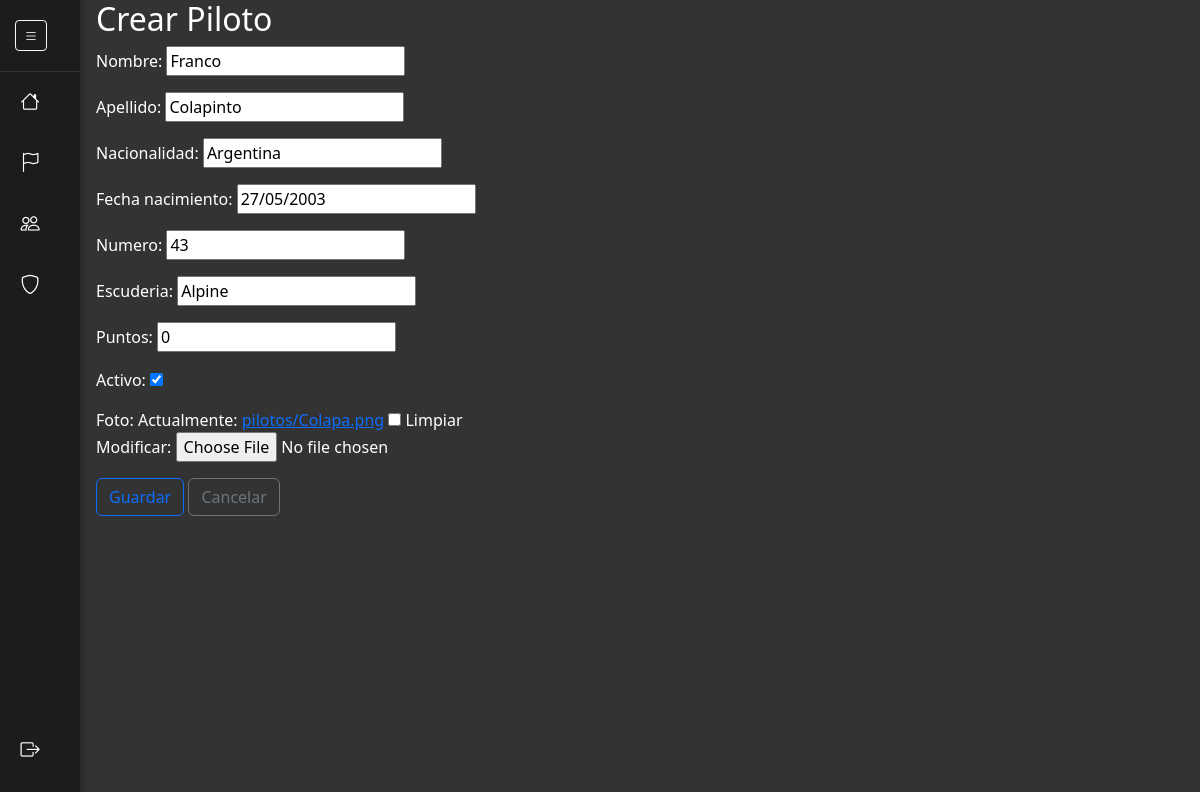
Page /pilotos/update/1/ (signed in) on the committed database.
### pilotos/models.py (models this page shows, shortened)
class Piloto(models.Model):
    nombre = models.CharField(max_length=100)
    apellido = models.CharField(max_length=100)
    nacionalidad = models.CharField(max_length=50)
    fecha_nacimiento = models.DateField()
    numero = models.PositiveIntegerField(unique=True)
    escuderia = models.CharField(max_length=100, blank=True, null=True)
    puntos = models.IntegerField(default=0)
    activo = models.BooleanField(default=True)
    creado = models.DateTimeField(auto_now_add=True)
    actualizado = models.DateTimeField(auto_now=True)
    foto = models.ImageField(upload_to='pilotos/', blank=True, null=True)
    class Meta:
        ordering = ['apellido', 'nombre']

### pilotos/views.py (the view)
# urls.py: path('update/<int:pk>/', PilotoUpdateView.as_view(), name='piloto_update'),
class PilotoUpdateView(LoginRequiredMixin, UpdateView):
    model = Piloto
    template_name = 'pilotos/piloto_form.html'
    fields = ['nombre', 'apellido', 'nacionalidad','fecha_nacimiento', 'numero', 'escuderia', 'puntos', 'activo', 'foto']
    success_url = '/pilotos/list/'
    context_object_name = 'piloto'

### templates/pilotos/piloto_form.html (shortened to what this page needs)
{% extends "base.html" %}
{% block content %}
<div class="ms-3">
  <h2>Crear Piloto</h2>
  <form method="post" enctype="multipart/form-data">
    {{ form.as_p }}
    <button type="submit" class="btn btn-outline-primary">Guardar</button>
    <a href="{% url 'pilotos:piloto_list' %}" class="btn btn-outline-secondary">
          Cancelar</a>
  </form>
</div>
{% endblock content %}

### static/styles/styles.css (style rules this page uses)
html, body { margin: 0; padding: 0; background: #333; height: 100%; }

### rows in the picture
Piloto: nombre "Franco", apellido "Colapinto", nacionalidad "Argentina", fecha_nacimiento "27/05/2003", numero "43", escuderia "Alpine", puntos "0", activo "☑"
